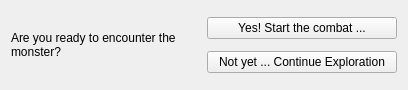
<?xml version="1.0" encoding="UTF-8"?>
<ui version="4.0">
 <class>TravelDecisionWidget</class>
 <widget class="QWidget" name="TravelDecisionWidget">
  <property name="geometry">
   <rect>
    <x>0</x>
    <y>0</y>
    <width>408</width>
    <height>90</height>
   </rect>
  </property>
  <property name="windowTitle">
   <string>Form</string>
  </property>
  <layout class="QHBoxLayout" name="horizontalLayout">
   <item>
    <widget class="QLabel" name="label_text">
     <property name="text">
      <string>Are you ready to encounter the monster?</string>
     </property>
     <property name="wordWrap">
      <bool>true</bool>
     </property>
    </widget>
   </item>
   <item>
    <layout class="QVBoxLayout" name="verticalLayout">
     <item>
      <widget class="QPushButton" name="button_combat">
       <property name="text">
        <string>Yes! Start the combat ...</string>
       </property>
      </widget>
     </item>
     <item>
      <widget class="QPushButton" name="button_exploration">
       <property name="text">
        <string>Not yet ... Continue Exploration</string>
       </property>
      </widget>
     </item>
    </layout>
   </item>
  </layout>
 </widget>
 <resources>
  <include location="../qrc/unbroken.qrc"/>
 </resources>
 <connections/>
</ui>
